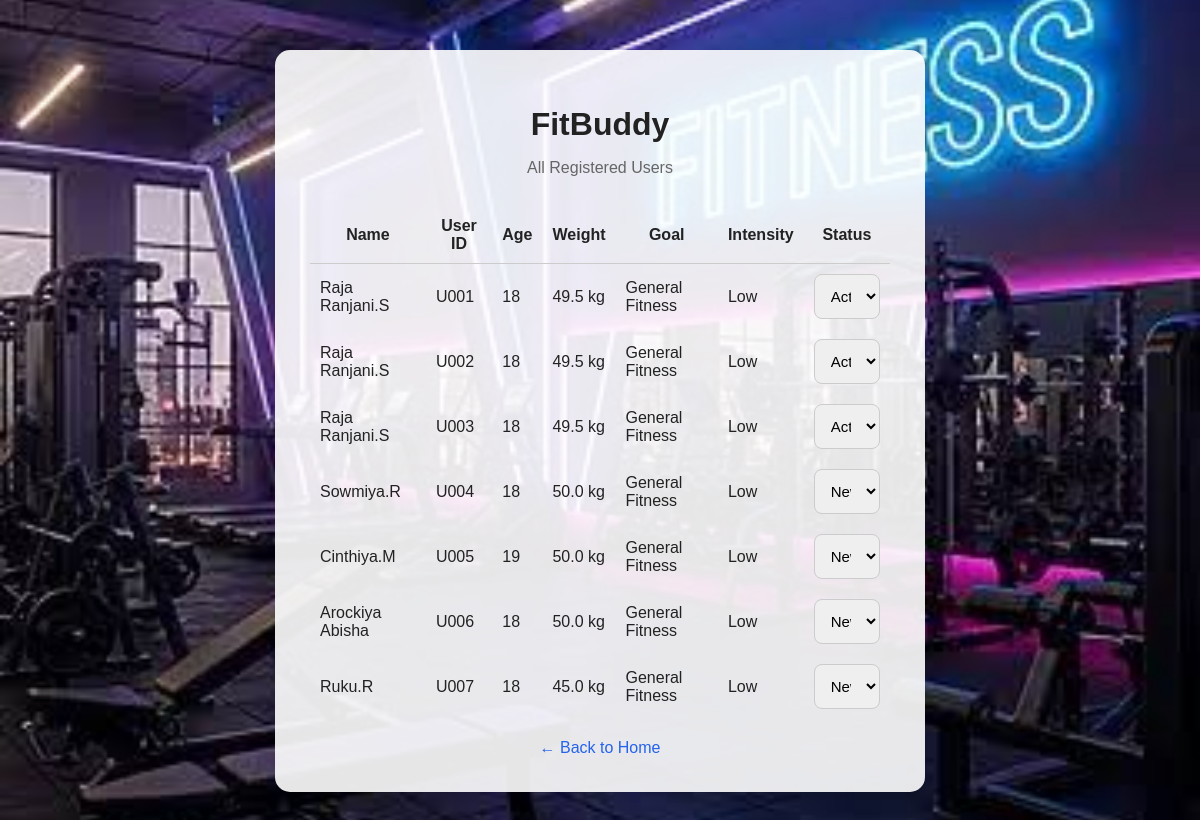
/admin, run on an earlier commit of the app's database.
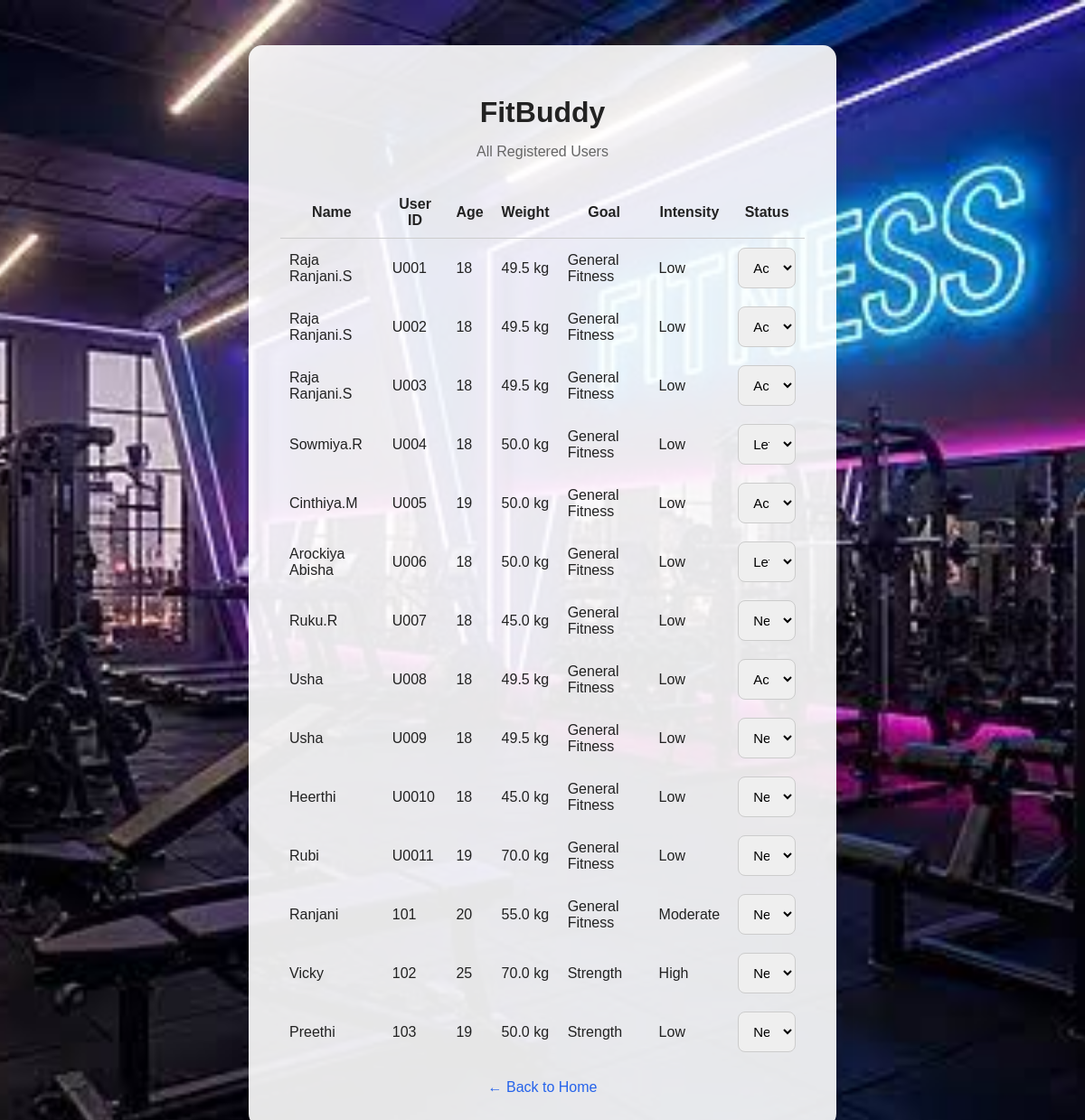
And on a later commit of the database.
### app/models.py (models this page shows)
class User(Base):
    __tablename__ = "users"
    id = Column(Integer, primary_key=True, index=True)
    name = Column(String)
    user_id = Column(String, unique=True)
    age = Column(Integer)
    weight = Column(Float)
    fitness_goal = Column(String)
    intensity = Column(String)
    status = Column(String, default="New")

### app/routes.py (the view)
@router.get("/admin", response_class=HTMLResponse)
def admin(request: Request):
    db: Session = SessionLocal()
    users = db.query(User).all()
    db.close()
    return templates.TemplateResponse(
        request=request,
        name="admin.html",
        context={
            "request": request,
            "users": users
        }
    )

### templates/admin.html (shortened to what this page needs)
<!DOCTYPE html>
<html lang="en">
<head>
    <link rel="stylesheet" href="/static/style.css">
</head>
<body>
<div class="container">
    <h1>FitBuddy</h1>
    <p class="subtitle">All Registered Users</p>
    {% if users %}
    <table style="width:100%; border-collapse:collapse; margin-top:20px;">
        <tr>
            <th style="padding:10px; border-bottom:1px solid #ccc;">Name</th>
            <th style="padding:10px; border-bottom:1px solid #ccc;">User ID</th>
            <th style="padding:10px; border-bottom:1px solid #ccc;">Age</th>
            <th style="padding:10px; border-bottom:1px solid #ccc;">Weight</th>
            <th style="padding:10px; border-bottom:1px solid #ccc;">Goal</th>
            <th style="padding:10px; border-bottom:1px solid #ccc;">Intensity</th>
            <th style="padding:10px; border-bottom:1px solid #ccc;">Status</th>
        </tr>
        {% for user in users %}
        <tr>
            <td style="padding:10px;">{{ user.name }}</td>
            <td style="padding:10px;">{{ user.user_id }}</td>
            <td style="padding:10px;">{{ user.age }}</td>
            <td style="padding:10px;">{{ user.weight }} kg</td>
            <td style="padding:10px;">{{ user.fitness_goal }}</td>
            <td style="padding:10px;">{{ user.intensity }}</td>
            <td style="padding:10px;">
    <form action="/admin/update-status" method="post">
        <select name="status" onchange="this.form.submit()">
            <option value="New" {% if user.status == "New" %}selected{% endif %}>
                New
            </option>
            <option value="Active" {% if user.status == "Active" %}selected{% endif %}>
                Active
            </option>
            <option value="Left" {% if user.status == "Left" %}selected{% endif %}>
                Left
            </option>
        </select>
    </form>
</td>
        {% endfor %}
    </table>
    {% else %}
    <p style="text-align:center; margin-top:30px;">
        No users registered yet.
    </p>
    {% endif %}
    <a href="/" class="back-button">← Back to Home</a>
</div>
</body>
</html>

### static/style.css (style rules this page uses)
* { box-sizing: border-box; }
body { margin: 0; min-height: 100vh; font-family: Arial, sans-serif; background: url("/static/images/fitness-bg.jpg") center center / cover no-repeat fixed; color: #222; }
.container { width: 90%; max-width: 650px; margin: 50px auto; background: rgba(255, 255, 255, 0.90); padding: 35px; border-radius: 15px; box-shadow: 0 5px 20px rgba(0, 0, 0, 0.12); }
h1 { text-align: center; margin-bottom: 5px; }
.subtitle { text-align: center; color: #666; margin-bottom: 30px; }
input, select, textarea { width: 100%; padding: 12px; border: 1px solid #ccc; border-radius: 8px; font-size: 15px; }
.back-button { display: block; text-align: center; margin-top: 20px; text-decoration: none; color: #2563eb; }

What changed in the data, as far as the page shows it:
changed User "Sowmiya.R": status "New" → "Left"
changed User "Cinthiya.M": status "New" → "Active"
changed User "Arockiya Abisha": status "New" → "Left"
added User: name "Usha", user_id "U008", age "18", weight "49.5", fitness_goal "General Fitness", intensity "Low", status "Active"
added User: name "Usha", user_id "U009", age "18", weight "49.5", fitness_goal "General Fitness", intensity "Low", status "New"
added User: name "Heerthi", user_id "U0010", age "18", weight "45.0", fitness_goal "General Fitness", intensity "Low", status "New"
added User: name "Rubi", user_id "U0011", age "19", weight "70.0", fitness_goal "General Fitness", intensity "Low", status "New"
added User: name "Ranjani", user_id "101", age "20", weight "55.0", fitness_goal "General Fitness", intensity "Moderate", status "New"
added User: name "Vicky", user_id "102", age "25", weight "70.0", fitness_goal "Strength", intensity "High", status "New"
added User: name "Preethi", user_id "103", age "19", weight "50.0", fitness_goal "Strength", intensity "Low", status "New"
